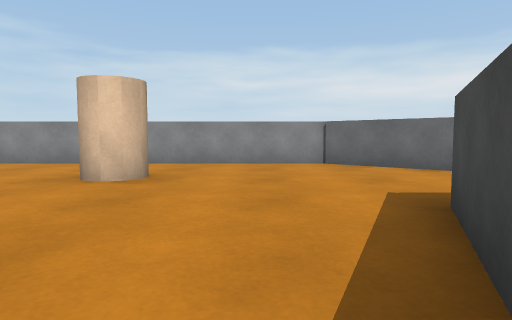
[1] (above)

24 first-person views from a walk through a scene from a Unity 3-D project. The camera is 0.64 m above the floor, tilts 4° down and sees 75° across. The floor is counted in squares, 1 m on a side. Each view is taken from the middle of a square. On the plan, view 1 faces up. The plan holds only what a view shows up to about 10 squares ahead; the rest is blank. Surface patterns are stand-ins for the level's own textures.

[2]
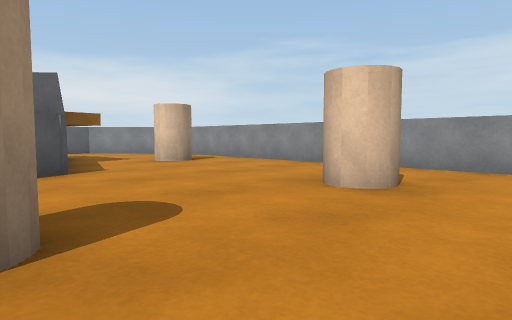

[3]
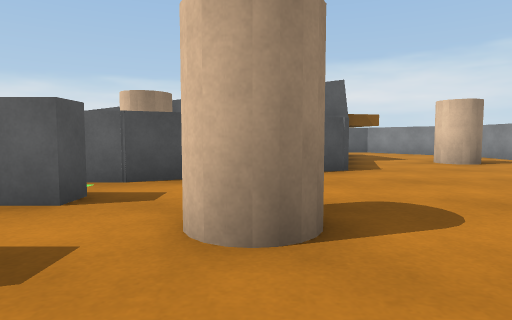

[4]
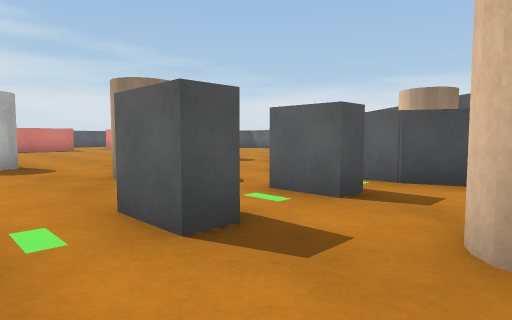

[5]
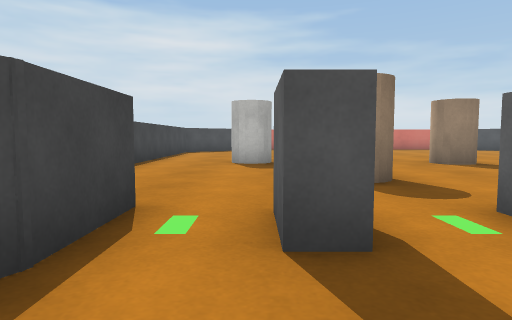

[6]
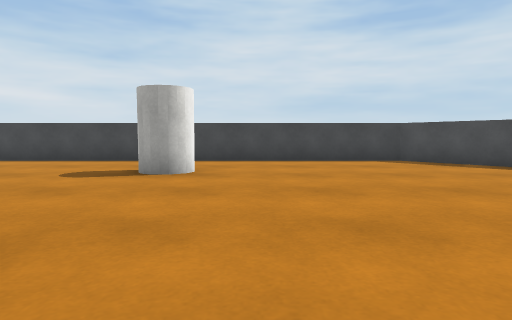

[7]
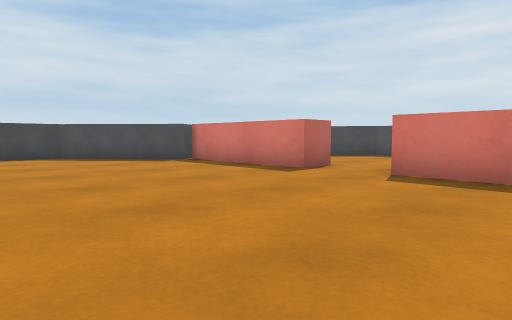

[8]
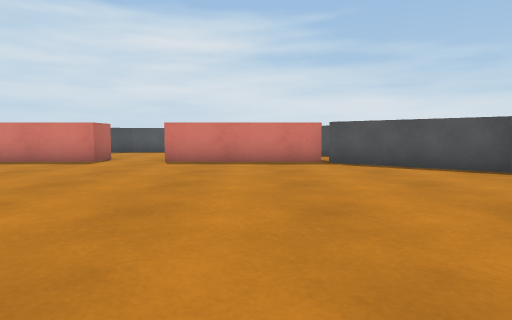

[9]
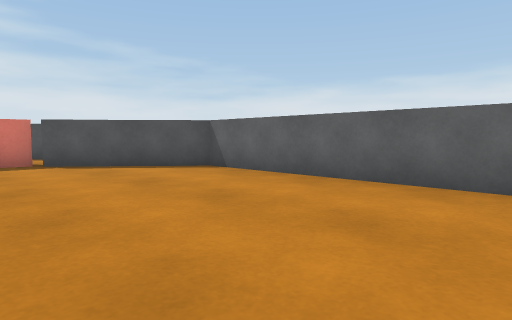

[10]
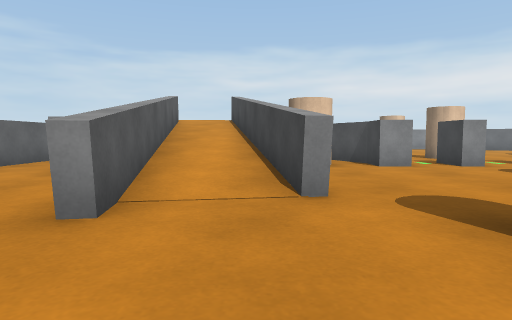

[11]
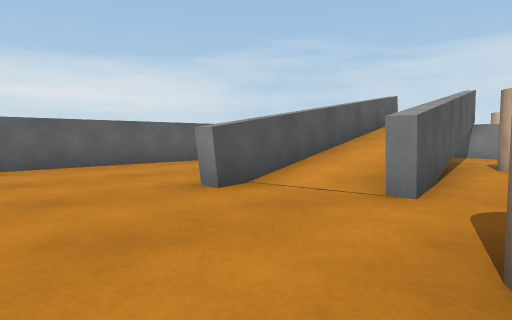

[12]
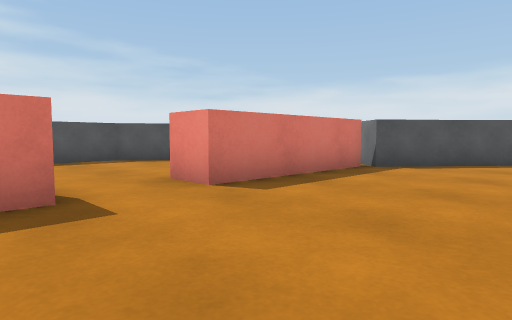

[13]
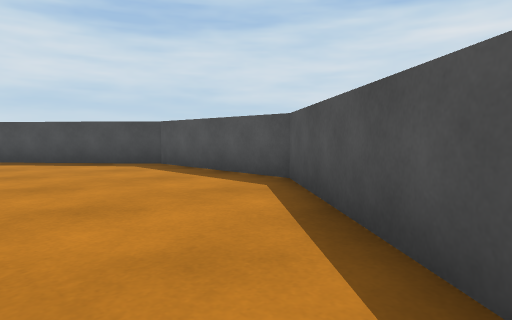

[14]
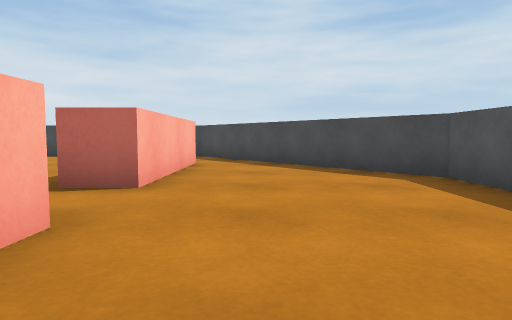

[15]
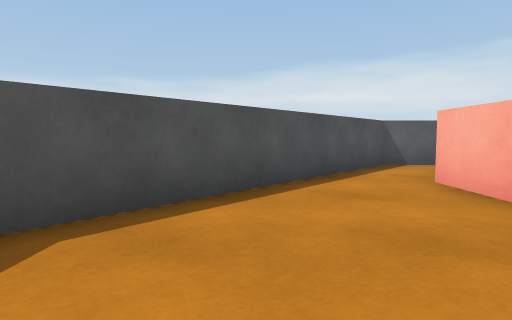

[16]
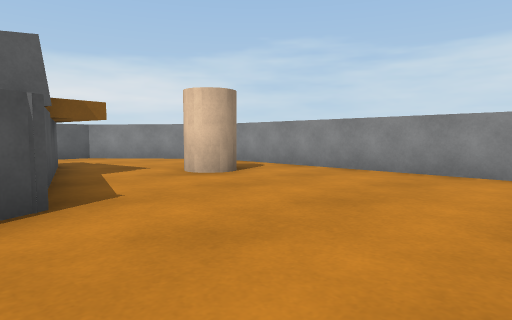

[17]
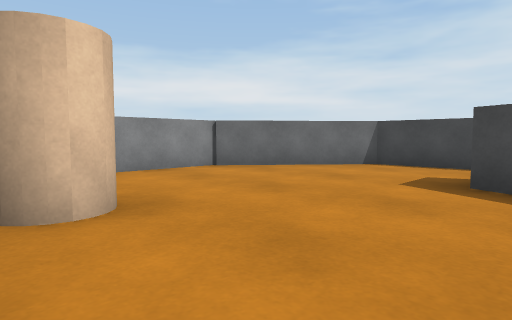

[18]
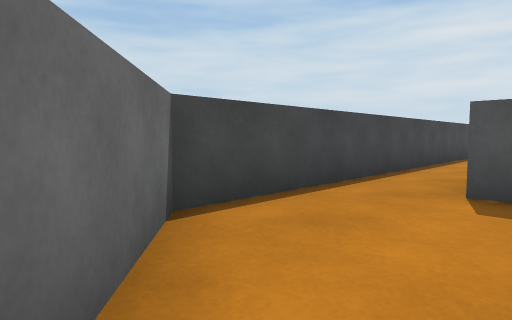

[19]
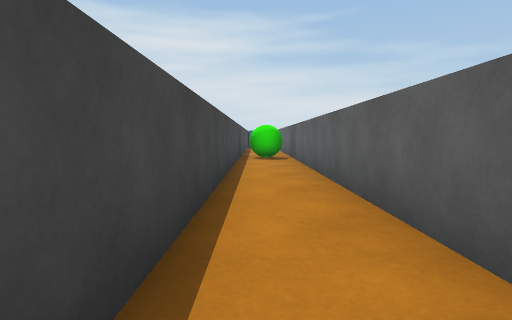

[20]
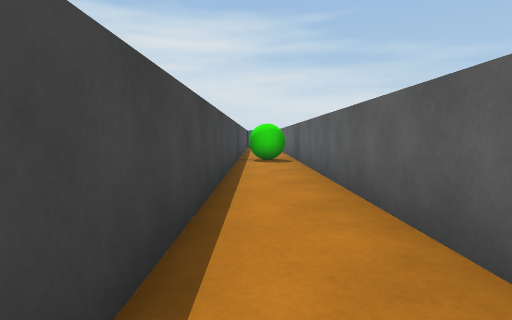

[21]
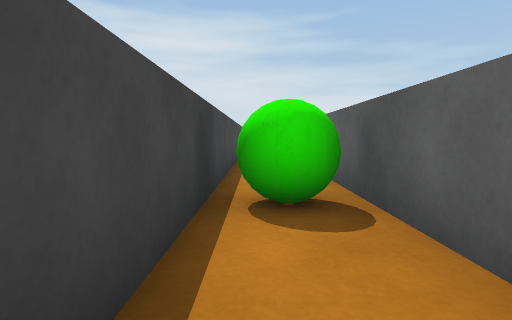

[22]
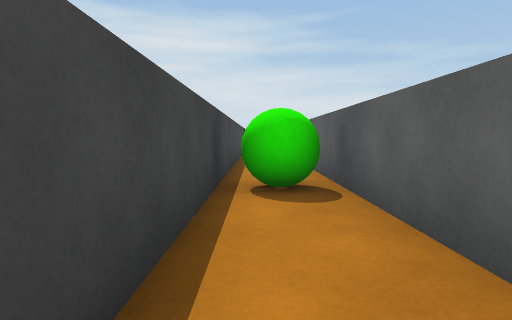

[23]
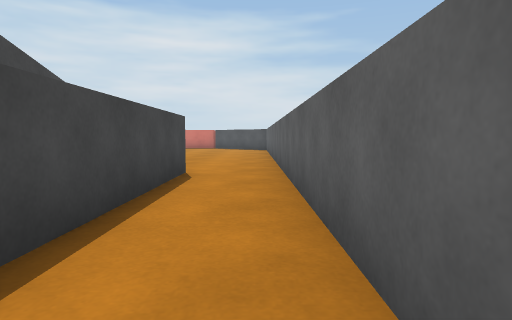

[24]
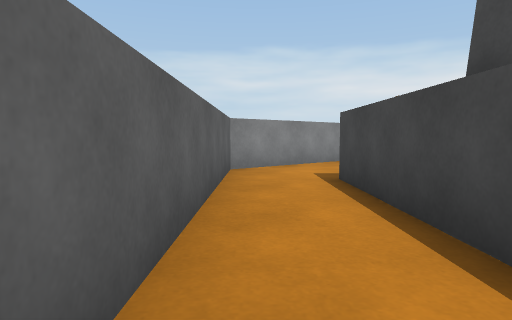

### Floor plan
Ten units are one square. View 1 is at (0, 0); x grows to the right and y downward. Boxes are objects, and circles mark ways between rooms. Rooms are numbered by the first view taken in them; rooms with no view inside come last. Other rooms are left out.
<svg viewBox="-140 -85 190 300">
<path fill="none" stroke="#000" d="M-46 18 -53 18 -53 10 -59 -2M-36 18 -36 8 -31 8 -31 18 -36 18M-50 0 -46 8 -46 14M-18 8 -12 8M-96 37 -92 65 -96 65M-83 -16 -72 55 -75 56 -81 18M-117 30 -117 -41M9 -11 18 -31M-108 -19 -109 -24M-88 -34 -63 -27 -61 -22M25 -30 30 -30M29 -26 29 88M-9 152 19 128 19 21M-49 166 -49 156 -6 157M-107 155 -67 155 -67 165M45 130 45 -55 15 -80 -101 -80M-108 -78 -135 -55 -135 129 -108 152M-67 165 -72 165M-92 165 -107 165M-8 166 -49 166M-108 152 -113 158M-118 176 -77 210 -38 210 11 169"/>
<rect x="-85" y="-65" width="10" height="10" fill="#bbb"><title>cylinder</title></rect>
<rect x="-75" y="5" width="20" height="10" fill="#bbb"><title>cylinder</title></rect>
<rect x="-65" y="65" width="10" height="10" fill="#bbb"><title>cylinder</title></rect>
<rect x="-35" y="35" width="20" height="10" fill="#bbb"><title>cylinder</title></rect>
<rect x="-35" y="-15" width="20" height="10" fill="#bbb"><title>cylinder</title></rect>
<rect x="-25" y="-55" width="10" height="10" fill="#bbb"><title>cylinder</title></rect>
<rect x="-15" y="65" width="10" height="20" fill="#bbb"><title>cylinder</title></rect>
<rect x="35" y="55" width="10" height="20" fill="#bbb"><title>green ball</title></rect>
<circle cx="-55" cy="160" r="3" fill="#2a7"/>
<text x="-50" y="40">1</text>
<text x="-60" y="180">2</text>
</svg>
Room 1 opens to room 2.

Where each view was taken, in squares from view 1:
view 1: 0 up, 0 right, facing up
view 2: 1 up, 0 right, facing up-left
view 3: 1 up, 0 right, facing left
view 4: 1 up, 0 right, facing down-left
view 5: 1 up, 1 left, facing down
view 6: 9 down, 7 left, facing right
view 7: 10 down, 9 left, facing down-right
view 8: 7 down, 9 left, facing down
view 9: 7 down, 9 left, facing down-left
view 10: 9 down, 8 left, facing up
view 11: 9 down, 6 left, facing up-left
view 12: 12 down, 4 left, facing down-left
view 13: 17 down, 11 left, facing down-right
view 14: 18 down, 9 left, facing right
view 15: 19 down, 6 left, facing left
view 16: 2 up, 3 left, facing up-left
view 17: 2 up, 3 left, facing up-right
view 18: 7 up, 2 right, facing down-right
view 19: 4 up, 4 right, facing down
view 20: 3 up, 4 right, facing down
view 21: 3 down, 4 right, facing down
view 22: 2 down, 4 right, facing down
view 23: 3 up, 13 left, facing down
view 24: 1 down, 13 left, facing up
